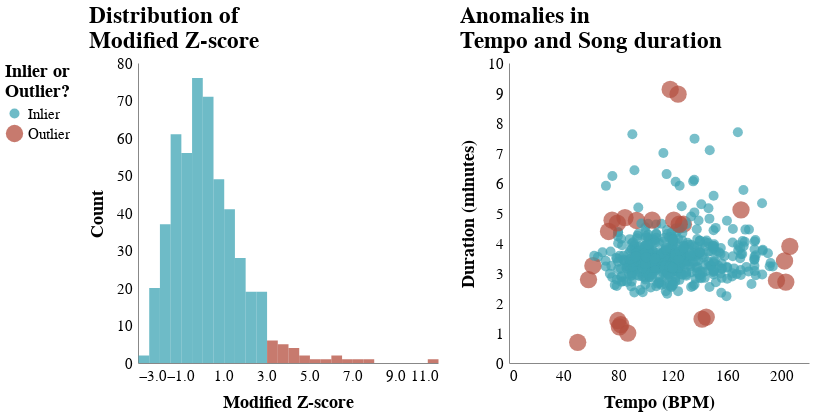

Notebook code for this chart:
### Markdown cell above
### Visualizing anomalies (K-Means and Local Outlier Factor)

### Code cell
histogram_z_mod_anomalies_02 = plot_histogram_metric_outliers(df_02, 'z_mod', 'outliers_z_mod',
                                                              'Modified Z-score', brush, 0.5,
                                                              ['Distribution of','Modified Z-score'], dim_square=300)
scatterplot_z_mod_anomalies_02 = plot_features_outliers(df_02, 'tempo', 'duration_minutes',
                                                        "Tempo (BPM)", "Duration (minutes)",
                                                        'outliers_z_mod', tooltips_z_mod, brush,
                                                        ["Anomalies in","Tempo and Song duration"], dim_square=300)
grid_z_mod_anomalies_02 = (histogram_z_mod_anomalies_02|scatterplot_z_mod_anomalies_02)
grid_z_mod_anomalies_02 = set_plot_configurations(plot=grid_z_mod_anomalies_02, dim_square=300)
grid_z_mod_anomalies_02

### Figure 1 — Vega-Lite specification as saved in the notebook (floating-point values rounded to 4 significant figures; data arrays with more than 128 entries replaced by an {"elided": "..."} marker saying what was removed)
{"config": {"view": {"continuousWidth": 400, "continuousHeight": 300, "strokeWidth": 0}, "axis": {"grid": false, "labelFontSize": 15.0, "labelPadding": 5.1, "ticks": false, "titleFontSize": 18.0, "titlePadding": 10.2}, "font": "Georgia"}, "hconcat": [{"mark": {"type": "bar", "binSpacing": 0, "opacity": 0.75}, "encoding": {"color": {"field": "outliers_z_mod", "legend": {"labelFontSize": 15.0, "orient": "left", "title": ["Inlier or", "Outlier?"], "titleFontSize": 18.0}, "scale": {"domain": ["Inlier", "Outlier"], "range": ["#3EA4B4", "#B44E3E"]}, "type": "nominal"}, "x": {"axis": {"title": "Modified Z-score"}, "bin": {"step": 0.5}, "field": "z_mod", "type": "quantitative"}, "y": {"aggregate": "count", "axis": {"title": "Count"}, "type": "quantitative"}}, "height": 300, "selection": {"selector001": {"type": "interval"}}, "title": {"text": ["Distribution of", "Modified Z-score"], "anchor": "start", "fontSize": 22.5}, "width": 300}, {"mark": {"type": "circle", "opacity": 0.7}, "encoding": {"color": {"condition": {"field": "outliers_z_mod", "type": "nominal", "selection": "selector001"}, "value": "lightgray"}, "size": {"field": "outliers_z_mod", "legend": null, "scale": {"range": [100, 300]}, "type": "nominal"}, "tooltip": [{"field": "name", "title": "Song", "type": "nominal"}, {"field": "artist", "title": "Artist", "type": "nominal"}, {"field": "album", "title": "Album", "type": "nominal"}, {"field": "z_mod", "title": "Mod. Z-score", "type": "quantitative"}, {"field": "clusters", "title": "Cluster", "type": "nominal"}, {"field": "tempo", "title": "Tempo (BPM)", "type": "quantitative"}, {"field": "duration_minutes", "title": "Duration (minutes)", "type": "quantitative"}], "x": {"axis": {"title": "Tempo (BPM)"}, "field": "tempo", "type": "quantitative"}, "y": {"axis": {"title": "Duration (minutes)"}, "field": "duration_minutes", "type": "quantitative"}}, "height": 300, "selection": {"selector001": {"type": "interval"}}, "title": {"text": ["Anomalies in", "Tempo and Song duration"], "anchor": "start", "fontSize": 22.5}, "width": 300}], "data": {"name": "data-5f060c3baefa72d2d383386f36de95c8"}, "$schema": "https://vega.github.io/schema/vega-lite/v4.17.0.json", "datasets": {"data-5f060c3baefa72d2d383386f36de95c8": {"elided": "504 records"}}}
